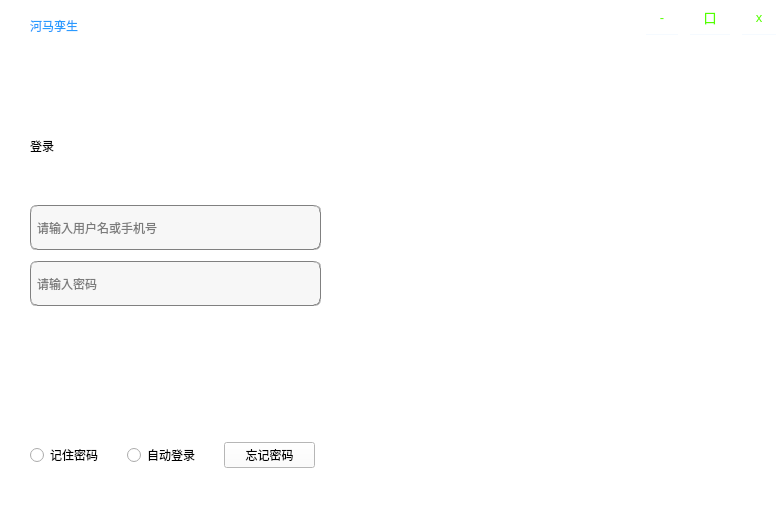
<?xml version="1.0" encoding="UTF-8"?>
<ui version="4.0">
 <class>Loginmainwindow</class>
 <widget class="QMainWindow" name="Loginmainwindow">
  <property name="geometry">
   <rect>
    <x>0</x>
    <y>0</y>
    <width>780</width>
    <height>520</height>
   </rect>
  </property>
  <property name="windowTitle">
   <string>MainWindow</string>
  </property>
  <property name="styleSheet">
   <string notr="true">background-color: rgb(255, 255, 255);

</string>
  </property>
  <widget class="QWidget" name="centralwidget">
   <widget class="QLabel" name="label_image">
    <property name="geometry">
     <rect>
      <x>390</x>
      <y>-10</y>
      <width>391</width>
      <height>521</height>
     </rect>
    </property>
    <property name="styleSheet">
     <string notr="true">border-radius:7px;padding:0px 0px;</string>
    </property>
    <property name="text">
     <string/>
    </property>
   </widget>
   <widget class="QLabel" name="label">
    <property name="geometry">
     <rect>
      <x>30</x>
      <y>10</y>
      <width>151</width>
      <height>31</height>
     </rect>
    </property>
    <property name="styleSheet">
     <string notr="true">color: rgb(41, 155, 255);
font: 16pt &quot;华文楷体&quot;;
</string>
    </property>
    <property name="text">
     <string>河马孪生</string>
    </property>
   </widget>
   <widget class="QLabel" name="label_2">
    <property name="geometry">
     <rect>
      <x>30</x>
      <y>120</y>
      <width>191</width>
      <height>51</height>
     </rect>
    </property>
    <property name="styleSheet">
     <string notr="true">font: 32pt &quot;华文楷体&quot;;
color: rgb(0, 0, 0);
</string>
    </property>
    <property name="text">
     <string>登录</string>
    </property>
   </widget>
   <widget class="QWidget" name="layoutWidget">
    <property name="geometry">
     <rect>
      <x>30</x>
      <y>200</y>
      <width>291</width>
      <height>111</height>
     </rect>
    </property>
    <layout class="QVBoxLayout" name="verticalLayout">
     <item>
      <widget class="QLineEdit" name="lineEdit_username">
       <property name="minimumSize">
        <size>
         <width>0</width>
         <height>45</height>
        </size>
       </property>
       <property name="styleSheet">
        <string notr="true">background-color: rgb(247, 247, 247);
border:1px groove gray;border-radius:
7px;padding:2px 4px;
font: 10pt &quot;Candara&quot;;</string>
       </property>
       <property name="placeholderText">
        <string>请输入用户名或手机号</string>
       </property>
      </widget>
     </item>
     <item>
      <widget class="QLineEdit" name="lineEdit_password">
       <property name="minimumSize">
        <size>
         <width>0</width>
         <height>45</height>
        </size>
       </property>
       <property name="styleSheet">
        <string notr="true">background-color: rgb(247, 247, 247);
border:1px groove gray;border-radius:
7px;padding:2px 4px;
font: 10pt &quot;Candara&quot;;</string>
       </property>
       <property name="echoMode">
        <enum>QLineEdit::Password</enum>
       </property>
       <property name="placeholderText">
        <string>请输入密码</string>
       </property>
      </widget>
     </item>
    </layout>
   </widget>
   <widget class="QWidget" name="">
    <property name="geometry">
     <rect>
      <x>30</x>
      <y>340</y>
      <width>285</width>
      <height>128</height>
     </rect>
    </property>
    <layout class="QVBoxLayout" name="verticalLayout_2">
     <item>
      <layout class="QHBoxLayout" name="horizontalLayout">
       <item>
        <widget class="QPushButton" name="btn_signin">
         <property name="minimumSize">
          <size>
           <width>50</width>
           <height>40</height>
          </size>
         </property>
         <property name="styleSheet">
          <string notr="true">background-color: qlineargradient(spread:pad, x1:0.52, y1:1, x2:0.54, y2:0, 
stop:0.0112994 rgba(64, 145, 252, 255), 
stop:1 rgba(255, 255, 255, 255));
color: rgb(255, 255, 255);

border:0px groove gray;border-radius:
7px;padding:2px 4px;
font: 14pt &quot;Candara&quot;;</string>
         </property>
         <property name="text">
          <string>登录</string>
         </property>
        </widget>
       </item>
       <item>
        <spacer name="horizontalSpacer">
         <property name="orientation">
          <enum>Qt::Horizontal</enum>
         </property>
         <property name="sizeHint" stdset="0">
          <size>
           <width>40</width>
           <height>20</height>
          </size>
         </property>
        </spacer>
       </item>
       <item>
        <widget class="QPushButton" name="btn_signup">
         <property name="minimumSize">
          <size>
           <width>50</width>
           <height>40</height>
          </size>
         </property>
         <property name="styleSheet">
          <string notr="true">background-color: qlineargradient(spread:pad, x1:0.52, y1:1, x2:0.54, y2:0, 
stop:0.0112994 rgba(64, 145, 252, 255), 
stop:1 rgba(255, 255, 255, 255));
color: rgb(255, 255, 255);

border:0px groove gray;border-radius:
7px;padding:2px 4px;
font: 14pt &quot;Candara&quot;;</string>
         </property>
         <property name="text">
          <string>注册</string>
         </property>
        </widget>
       </item>
      </layout>
     </item>
     <item>
      <spacer name="verticalSpacer">
       <property name="orientation">
        <enum>Qt::Vertical</enum>
       </property>
       <property name="sizeHint" stdset="0">
        <size>
         <width>20</width>
         <height>40</height>
        </size>
       </property>
      </spacer>
     </item>
     <item>
      <layout class="QHBoxLayout" name="horizontalLayout_2">
       <item>
        <widget class="QRadioButton" name="radioButton_password">
         <property name="text">
          <string>记住密码</string>
         </property>
        </widget>
       </item>
       <item>
        <widget class="QRadioButton" name="radioButton_2">
         <property name="text">
          <string>自动登录</string>
         </property>
        </widget>
       </item>
       <item>
        <widget class="QPushButton" name="pushButton_forget">
         <property name="text">
          <string>忘记密码</string>
         </property>
        </widget>
       </item>
      </layout>
     </item>
    </layout>
   </widget>
   <widget class="QWidget" name="">
    <property name="geometry">
     <rect>
      <x>640</x>
      <y>0</y>
      <width>142</width>
      <height>35</height>
     </rect>
    </property>
    <layout class="QHBoxLayout" name="horizontalLayout_3">
     <item>
      <widget class="QToolButton" name="toolButton_min">
       <property name="styleSheet">
        <string notr="true">font:13px;
	color: rgb(85, 255, 0);
	border-style:solid;
	border-width:0px 0px 1px 0px;
	border-color:rgba(171,214,255,30);
	padding:8px;
</string>
       </property>
       <property name="text">
        <string>-</string>
       </property>
      </widget>
     </item>
     <item>
      <widget class="QToolButton" name="toolButton_max">
       <property name="styleSheet">
        <string notr="true">font:13px;
	color: rgb(85, 255, 0);
	border-style:solid;
	border-width:0px 0px 1px 0px;
	border-color:rgba(171,214,255,30);
	padding:8px;
</string>
       </property>
       <property name="text">
        <string>口</string>
       </property>
      </widget>
     </item>
     <item>
      <widget class="QToolButton" name="toolButton_close">
       <property name="styleSheet">
        <string notr="true">font:13px;
	color: rgb(85, 255, 0);
	border-style:solid;
	border-width:0px 0px 1px 0px;
	border-color:rgba(171,214,255,30);
	padding:8px;
</string>
       </property>
       <property name="text">
        <string>x</string>
       </property>
      </widget>
     </item>
    </layout>
   </widget>
  </widget>
 </widget>
 <resources/>
 <connections/>
</ui>
